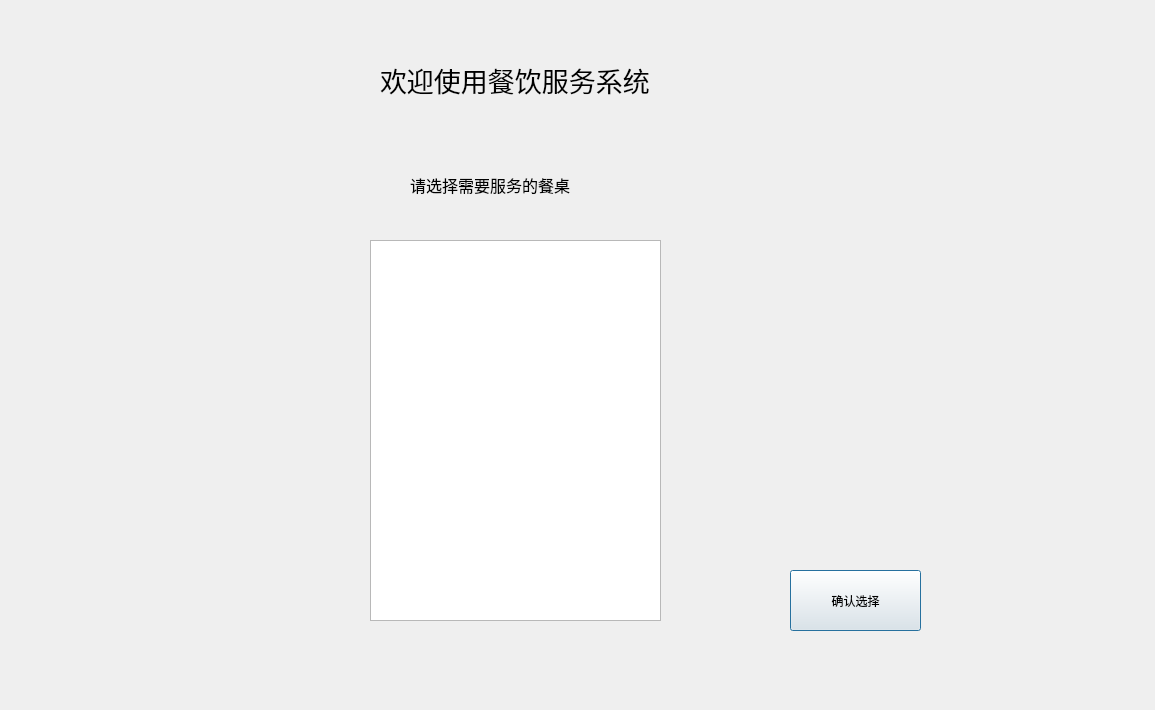
<?xml version="1.0" encoding="UTF-8"?>
<ui version="4.0">
 <class>CookDlg</class>
 <widget class="QDialog" name="CookDlg">
  <property name="geometry">
   <rect>
    <x>0</x>
    <y>0</y>
    <width>1155</width>
    <height>710</height>
   </rect>
  </property>
  <property name="windowTitle">
   <string>Dialog</string>
  </property>
  <widget class="QLabel" name="label">
   <property name="geometry">
    <rect>
     <x>380</x>
     <y>40</y>
     <width>401</width>
     <height>81</height>
    </rect>
   </property>
   <property name="text">
    <string>&lt;html&gt;&lt;head/&gt;&lt;body&gt;&lt;p&gt;&lt;span style=&quot; font-size:20pt;&quot;&gt;欢迎使用餐饮服务系统&lt;/span&gt;&lt;/p&gt;&lt;/body&gt;&lt;/html&gt;</string>
   </property>
  </widget>
  <widget class="QLabel" name="label_2">
   <property name="geometry">
    <rect>
     <x>410</x>
     <y>160</y>
     <width>231</width>
     <height>51</height>
    </rect>
   </property>
   <property name="text">
    <string>&lt;html&gt;&lt;head/&gt;&lt;body&gt;&lt;p&gt;&lt;span style=&quot; font-size:12pt;&quot;&gt;请选择需要服务的餐桌&lt;/span&gt;&lt;/p&gt;&lt;/body&gt;&lt;/html&gt;</string>
   </property>
  </widget>
  <widget class="QTableWidget" name="tableWidget">
   <property name="geometry">
    <rect>
     <x>370</x>
     <y>240</y>
     <width>291</width>
     <height>381</height>
    </rect>
   </property>
  </widget>
  <widget class="QPushButton" name="pushButton">
   <property name="geometry">
    <rect>
     <x>790</x>
     <y>570</y>
     <width>131</width>
     <height>61</height>
    </rect>
   </property>
   <property name="text">
    <string>确认选择</string>
   </property>
  </widget>
 </widget>
 <resources/>
 <connections/>
</ui>
